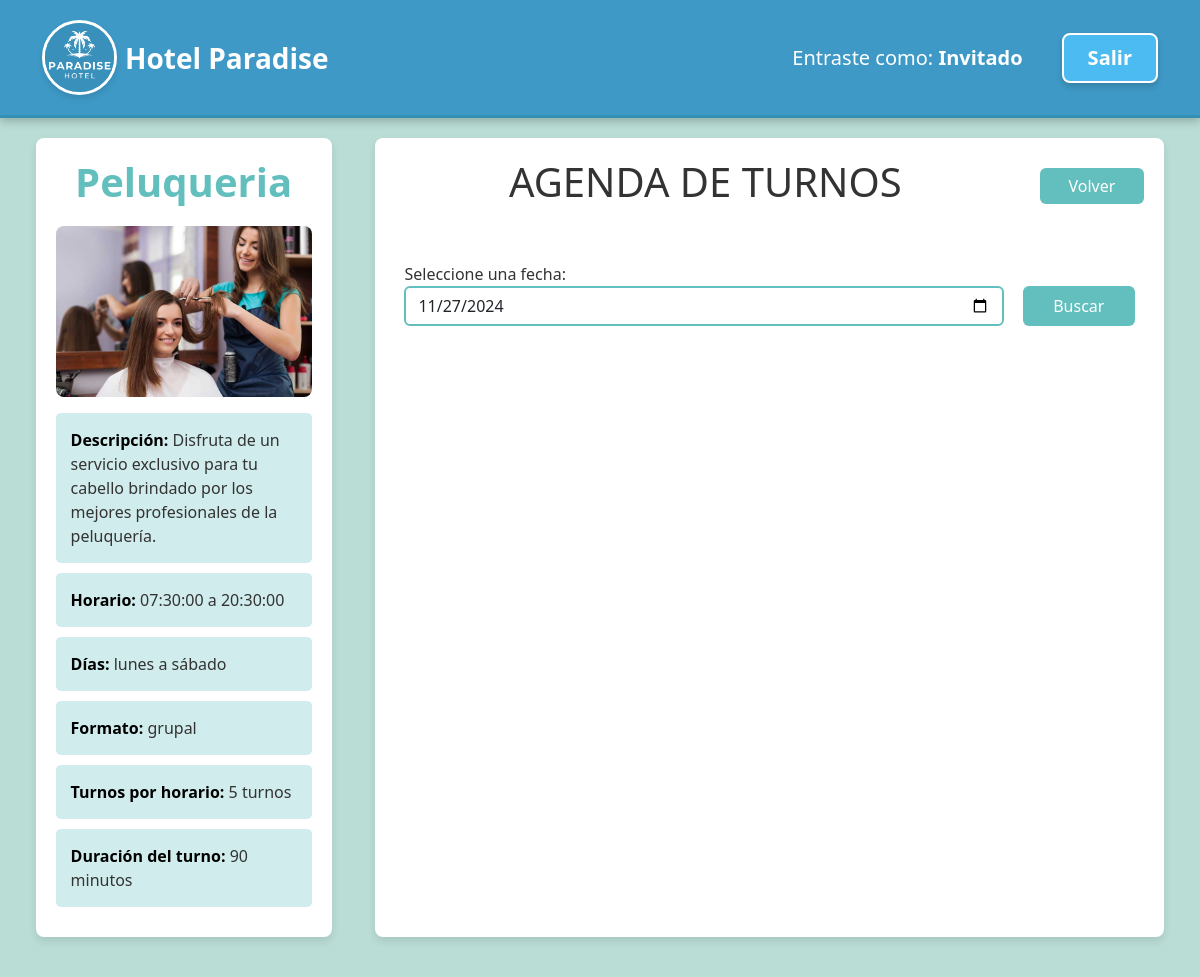
The page /PAGINAS/turnos.php?id=50 on the database its author committed.
### tables this page shows
CREATE TABLE `actividades` (
  `id` int(11) NOT NULL,
  `nombre` varchar(255) NOT NULL,
  `descripcion` text DEFAULT NULL,
  `horario_inicio` time NOT NULL,
  `horario_cierre` time NOT NULL,
  `formato` enum('individual','grupal') NOT NULL,
  `capacidad_turno` tinyint(3) NOT NULL,
  `duracion` int(11) NOT NULL,
  `imagen` varchar(255) DEFAULT NULL,
  `dia_inicio` varchar(255) NOT NULL,
  `dia_fin` varchar(255) NOT NULL
);

### PAGINAS/turnos.php (the view, shortened to what this page needs)
<?php
include '../SCRIPT/conexion.php';
if (isset($_GET['id'])) {
    $actividadId = intval($_GET['id']);
    $query = "SELECT nombre, descripcion, horario_inicio, horario_cierre, dia_inicio, dia_fin, formato, capacidad_turno, duracion, imagen
              FROM actividades
              WHERE id = ?";
    $stmt = $conn->prepare($query);
    $stmt->bind_param("i", $actividadId);
    $stmt->execute();
    $result = $stmt->get_result();
    if ($result->num_rows > 0) {
        $actividad = $result->fetch_assoc();
    } else {
        echo "<p>Actividad no encontrada.</p>";
        exit;
    }
} else {
    echo "<p>ID de actividad no proporcionada.</p>";
    exit;
}
?>
<!DOCTYPE html>
<html lang="es">
<head>
    <link rel="stylesheet" href="https://cdn.jsdelivr.net/npm/bootstrap@5.3.3/dist/css/bootstrap.min.css">
    <link rel="stylesheet" href="https://cdn.jsdelivr.net/npm/bootstrap-icons@1.11.3/font/bootstrap-icons.min.css">
    <?php include 'navbar.php'; ?>
</head>
<body>
    <div class="container-fluid contenedor-principal">
        <div class="row contenedor-secciones">
            <div class="col-lg-3 mx-3 seccion-panel">
                <div class="actividad-detalle">
                    <h1 class="actividad-nombre"><?php echo htmlspecialchars($actividad['nombre']); ?></h1>
                    <?php if ($actividad['imagen']): ?>
                        <img src="<?php echo htmlspecialchars($actividad['imagen']); ?>" alt="Imagen de la actividad" class="actividad-imagen mb-3">
                    <?php else: ?>
                        <p><i>Sin imagen disponible</i></p>
                    <?php endif; ?>
                    <div class="info-cuadro">
                        <strong>Descripción:</strong> <span><?php echo htmlspecialchars($actividad['descripcion']); ?></span>
                    </div>
                    <div class="info-cuadro">
                        <strong>Horario:</strong> <span><?php echo htmlspecialchars($actividad['horario_inicio']) . " a " . htmlspecialchars($actividad['horario_cierre']); ?></span>
                    </div>
                    <div class="info-cuadro">
                        <strong>Días:</strong> <span><?php echo htmlspecialchars($actividad['dia_inicio']) . " a " . htmlspecialchars($actividad['dia_fin']); ?></span>
                    </div>
                    <div class="info-cuadro">
                        <strong>Formato:</strong> <span><?php echo htmlspecialchars($actividad['formato']); ?></span>
                    </div>
                    <div class="info-cuadro">
                        <strong>Turnos por horario:</strong> <span><?php echo htmlspecialchars($actividad['capacidad_turno']); ?> turnos</span>
                    </div>
                    <div class="info-cuadro">
                        <strong>Duración del turno:</strong> <span><?php echo htmlspecialchars($actividad['duracion']); ?> minutos</span>
                    </div>
                </div>
            </div>
            <div class="col-lg-8 mx-3 seccion-elegida">
                <div class="row">
                    <div class="col-10">
                        <h2 class="display-6 text-center">AGENDA DE TURNOS</h2>
                    </div>
                    <div class="col-2 volver">
                        <button onclick="window.history.back();" class="btn btn-secondary">Volver</button>
                    </div>
                <?php include '../SCRIPT/generar_turnos.php' ?>
</body>
</html>

### PAGINAS/turnos.php (style rules this page uses)
body { background-color: #baddd6; color: #333; font-weight: normal; }
.contenedor-principal { background-color: #baddd6; padding: 20px; }
.contenedor-secciones { display: flex; justify-content: space-evenly; background-color: #baddd6; }
.seccion-panel, .seccion-elegida { background-color: #ffffff; padding: 20px; box-shadow: 0px 4px 8px rgba(0, 0, 0, 0.1); margin-bottom: 20px; border-radius: 8px; }
.info-cuadro { background-color: #62bfbd4a; padding: 15px; margin-bottom: 10px; color: #4bbbf2; border-radius: 5px; transition: background-color 0.4s ease; }
.info-cuadro strong { color: black; font-weight: bold; }
.info-cuadro span { color: #333; }
.actividad-imagen { width: 100%; max-height: 300px; object-fit: cover; border-radius: 8px; }
.volver .btn { width: 185px; }
.actividad-nombre { margin-bottom: 20px; display: flex; justify-content: center; font-size: 2.5rem; color: #62bfbd; font-weight: bold; }
.btn-secondary { background-color: #62bfbd; color: white; border: none; transition: background-color 0.3s ease; }
.volver { display:flex; align-items: center; justify-content: end; }

### rows shown on the page
actividades: nombre "Peluqueria", imagen (picture), descripcion "Disfruta de un servicio exclusivo para tu cabello brindado por los mejores profesionales de la peluquería.", horario_inicio "07:30:00", horario_cierre "20:30:00", dia_inicio "lunes", dia_fin "sábado", formato "grupal", capacidad_turno "5", duracion "90"

### other values the page prints
$rol "Invitado"
